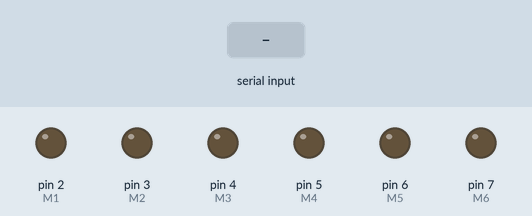
Simulated run of this sketch. Board: Arduino Uno, built with avr-gcc and run on an emulated ATmega328P. Shown: output pins drawn as LEDs (lit = HIGH). The test bench sets the inputs (shaded band). What the sketch prints to the serial monitor is not drawn.

Above: at 1.2 s.
1.3 s: "A" received over Serial
At 1.6 s:
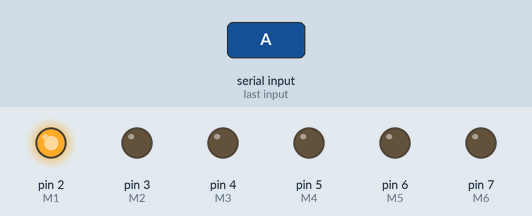
3.2 s: "B" received over Serial
At 3.5 s:
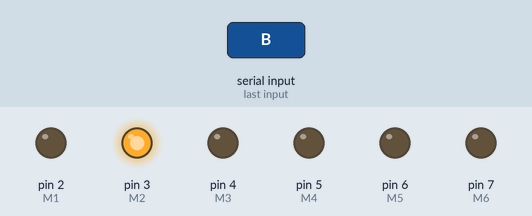
5.1 s: "C" received over Serial
At 5.4 s:
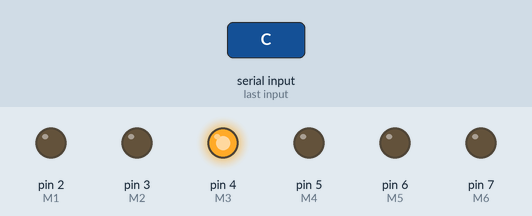
7.0 s: "D" received over Serial
At 7.3 s:
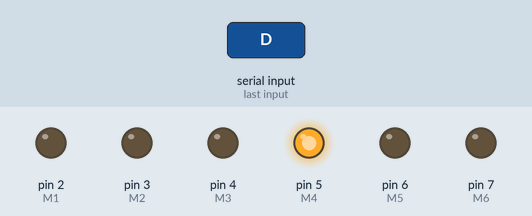
8.9 s: "E" received over Serial
At 9.2 s:
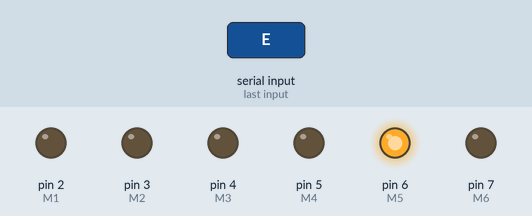
10.8 s: "F" received over Serial
At 11.1 s:
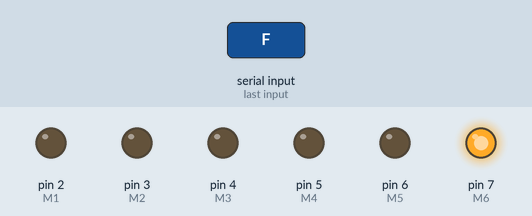
Timing chart, 0 to 13.7 s (numbered marks = the images above; inputs shaded):
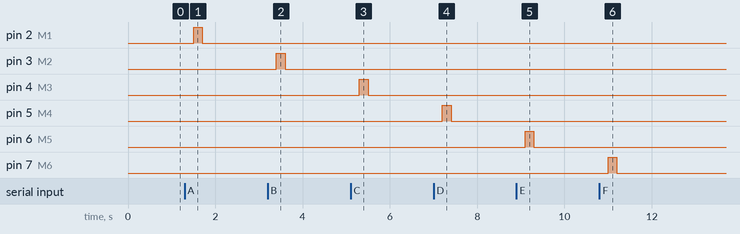

The sketch:

Receiver_ard.ino
```cpp
int M1=2;
int M2=3;
int M3=4;
int M4=5;
int M5=6;
int M6=7;

char ch;

void setup() {
  // put your setup code here, to run once:
pinMode(M1,OUTPUT);
pinMode(M2,OUTPUT);
pinMode(M3,OUTPUT);

pinMode(M4,OUTPUT);
pinMode(M5,OUTPUT);
pinMode(M6,OUTPUT);

digitalWrite(M1,LOW);
digitalWrite(M2,LOW);
digitalWrite(M3,LOW);
digitalWrite(M4,LOW);
digitalWrite(M5,LOW);
digitalWrite(M6,LOW);

Serial.begin(9600);
}

void loop() {
  // put your main code here, to run repeatedly:
while(Serial.available()>0)
{
  ch=Serial.read();
 Serial.print(ch);
  delay(200);
 if(ch=='A'){
  digitalWrite(M1,HIGH);
  delay(200);
  digitalWrite(M1,LOW);
  delay(200);
 }
 if(ch=='B'){
  digitalWrite(M2,HIGH);
  delay(200);
  digitalWrite(M2,LOW);
  delay(200);
 }

 if(ch=='C'){
  digitalWrite(M3,HIGH);
  delay(200);
  digitalWrite(M3,LOW);
  delay(200);
 }

 if(ch=='D'){
  digitalWrite(M4,HIGH);
  delay(200);
  digitalWrite(M4,LOW);
  delay(200);
 }

  if(ch=='E'){
  digitalWrite(M5,HIGH);
  delay(200);
  digitalWrite(M5,LOW);
  delay(200);
 }
  if(ch=='F'){
  digitalWrite(M6,HIGH);
  delay(200);
  digitalWrite(M6,LOW);
  delay(200);
 }
 }
}
```

Measured:
- after the input at 1.3 s, pin 2 (M1): LOW → HIGH after 0.20 s, → LOW 0.20 s later
- after the input at 3.2 s, pin 3 (M2): LOW → HIGH after 0.20 s, → LOW 0.20 s later
- after the input at 5.1 s, pin 4 (M3): LOW → HIGH after 0.20 s, → LOW 0.20 s later
- after the input at 7.0 s, pin 5 (M4): LOW → HIGH after 0.20 s, → LOW 0.20 s later
- after the input at 8.9 s, pin 6 (M5): LOW → HIGH after 0.20 s, → LOW 0.20 s later
- after the input at 10.8 s, pin 7 (M6): LOW → HIGH after 0.20 s, → LOW 0.20 s later
